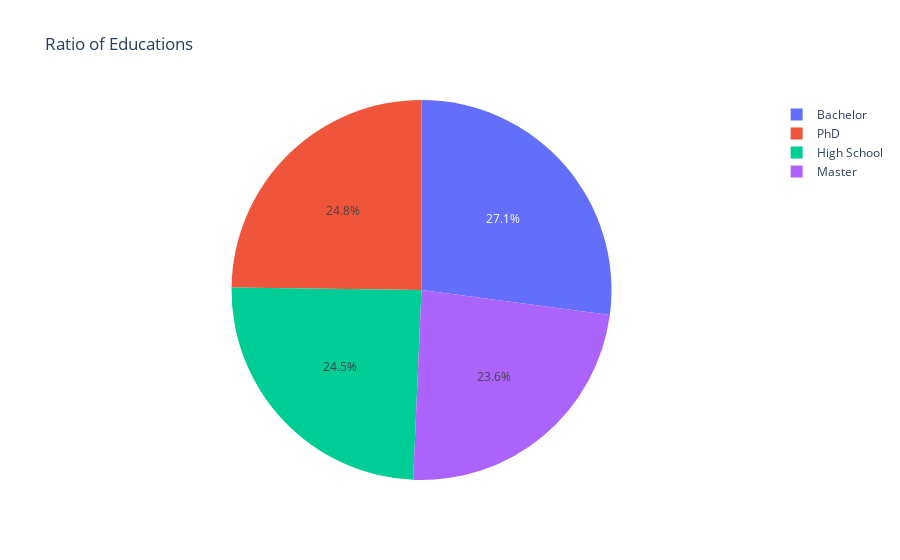

Write notebook code for a chart like this one.
### Code cell
# Ratio of Degrees
px.pie(df, names='education', title='Ratio of Educations')

### Figure 1 — Plotly figure (JSON) as saved in the notebook; plotly's stock layout.template omitted (floating-point values rounded to 4 significant figures; data arrays with more than 128 entries replaced by an {"elided": "..."} marker saying what was removed)
{"data": [{"domain": {"x": [0, 1], "y": [0, 1]}, "hovertemplate": "education=%{label}<extra></extra>", "labels": {"elided": "1000 str values"}, "legendgroup": "", "name": "", "showlegend": true, "type": "pie"}], "layout": {"legend": {"tracegroupgap": 0}, "title": {"text": "Ratio of Educations"}}}
